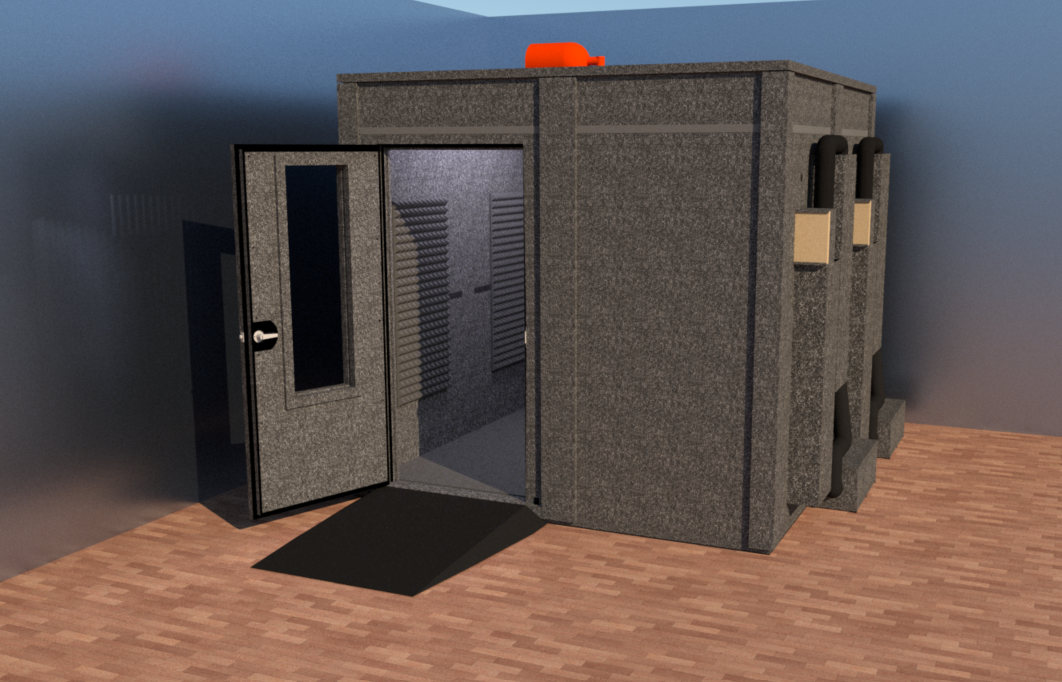
#> input picture proposals/examples/example-client/renders-web/01-mdl-9696-e-main-render.jpg, 1062 x 682 px
$ python flatten.py ../../../../proposals/examples/example-client/renders-web/01-mdl-9696-e-main-render.jpg
#> lines starting #> are read from the running program, lines starting #| are printed output that depends on the picture
# Flatten transparent PNGs onto white and trim dead margins (playbook s5). Usage: python flatten.py <png>...
import sys
from PIL import Image, ImageChops
for p in sys.argv[1:]:
    im = Image.open(p).convert('RGBA')
    bg = Image.new('RGBA', im.size, (255, 255, 255, 255))
#> bg: PIL image 1062x682 RGBA; every value is 255
    flat = Image.alpha_composite(bg, im).convert('RGB')
#> flat is the input picture: PIL image 1062x682 RGB; mean R, G, B 95.8, 84.3, 82
    diff = ImageChops.difference(flat, Image.new('RGB', flat.size, (255, 255, 255)))
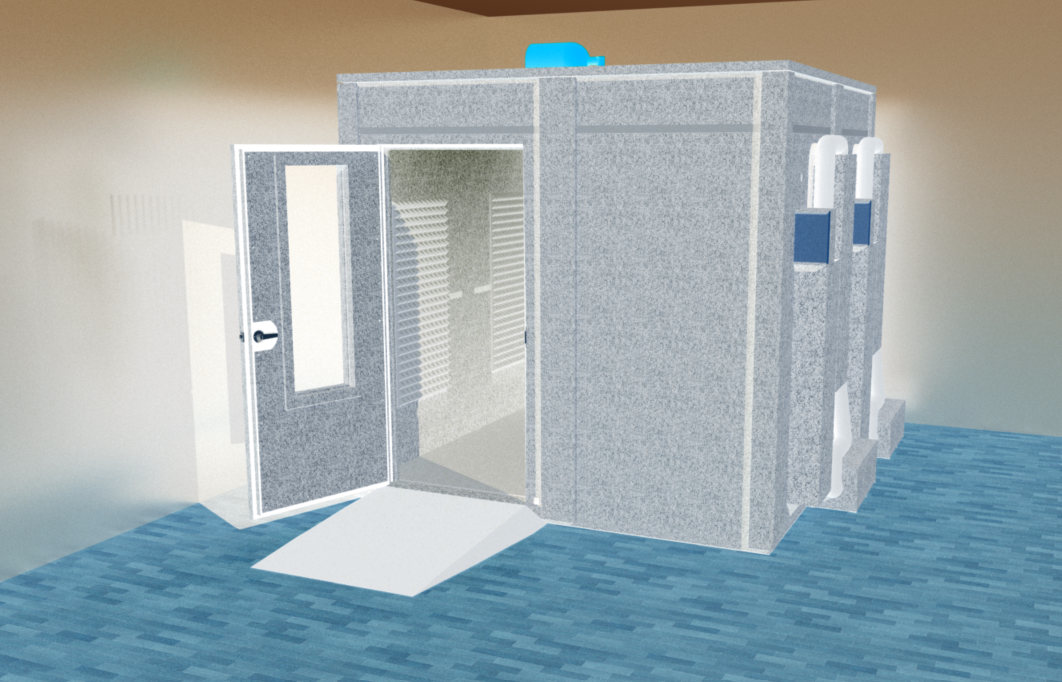
#> diff: PIL image 1062x682 RGB; mean R, G, B 159.2, 170.7, 173
    box = diff.getbbox()
#> box = (0, 0, 1062, 682)
    if box:
        pad = 24
        box = (max(0, box[0]-pad), max(0, box[1]-pad), min(flat.width, box[2]+pad), min(flat.height, box[3]+pad))
        flat = flat.crop(box)
    flat.save(p)
    print('flattened', p, flat.size)
#| flattened ../../../../proposals/examples/example-client/renders-web/01-mdl-9696-e-main-render.jpg (1062, 682)

$ run again, on proposals/examples/example-client/renders-web/03-mdl-9696-e-front.jpg
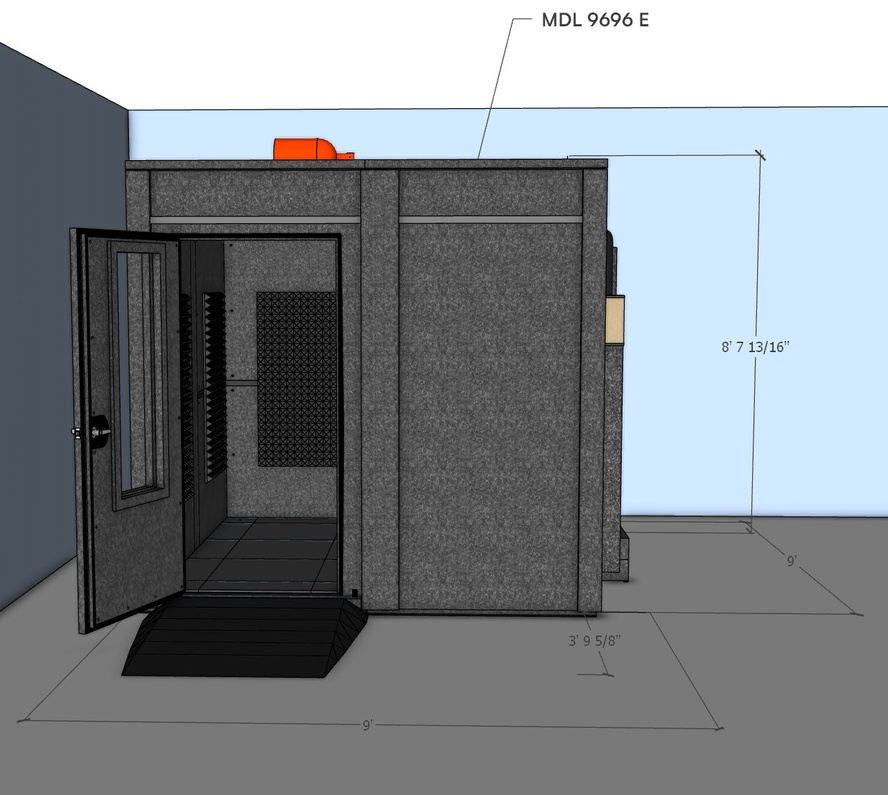
#> input picture proposals/examples/example-client/renders-web/03-mdl-9696-e-front.jpg, 888 x 795 px, shrunk from 1281 x 1147 before the run
#> bg: PIL image 888x795 RGBA; every value is 255
#> flat is the input picture: PIL image 888x795 RGB; mean R, G, B 130.6, 135.5, 140
#> `diff = ImageChops.difference(flat, Image.new('RGB', flat.size, (255, 2..`:
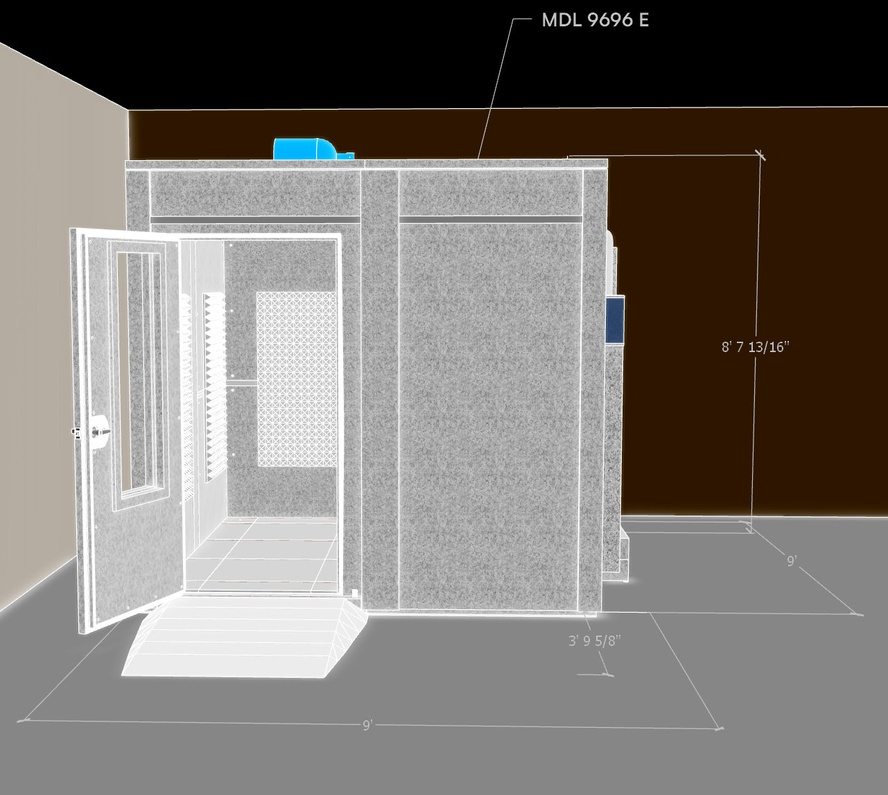
#> diff: PIL image 888x795 RGB; mean R, G, B 124.4, 119.5, 115
#> `box = diff.getbbox()`: box = (0, 8, 888, 795)
#> `box = (max(0, box[0]-pad), max(0, box[1]-pad), min(flat.width, box[2]+..`: box = (0, 0, 888, 795)
#| flattened ../../../../proposals/examples/example-client/renders-web/03-mdl-9696-e-front.jpg (888, 795)
